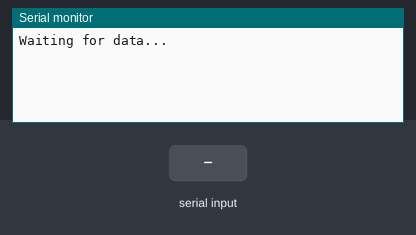
The sketch below on a simulated Arduino Uno, built with avr-gcc and run on an emulated ATmega328P. On the bench: the last lines printed to the serial monitor. The test bench sets the inputs (shaded band).

Above: at 1.2 s.
1.3 s: "1" received over Serial
At 3.4 s:
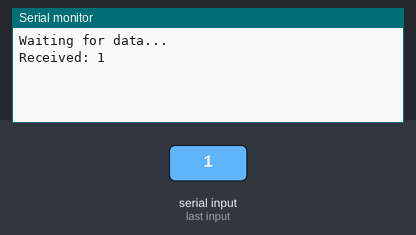
3.8 s: "0" received over Serial
At 5.2 s:
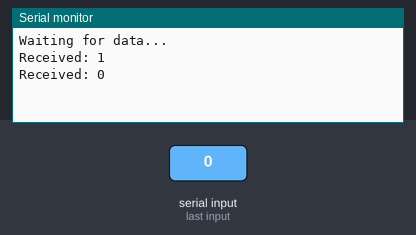
5.3 s: "2" received over Serial
At 7.6 s:
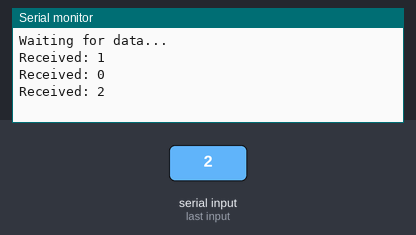

The sketch:

slave_trade.ino
```cpp
void setup() {
  Serial.begin(9600);  // Ensure baud rate matches HC-05
  Serial.println("Waiting for data...");
}

void loop() {
  if (Serial.available()) {
    String received = Serial.readString();  // Read incoming character
    Serial.print("Received: ");
    Serial.println(received);       // Print received character
  }
}
```

Measured:
- after the input at 1.3 s, the serial monitor: prints a new line after 1.0 s (image 1)
- after the input at 3.8 s, the serial monitor: prints a new line after 1.0 s (image 2)
- after the input at 5.3 s, the serial monitor: prints a new line after 1.0 s (image 3)
